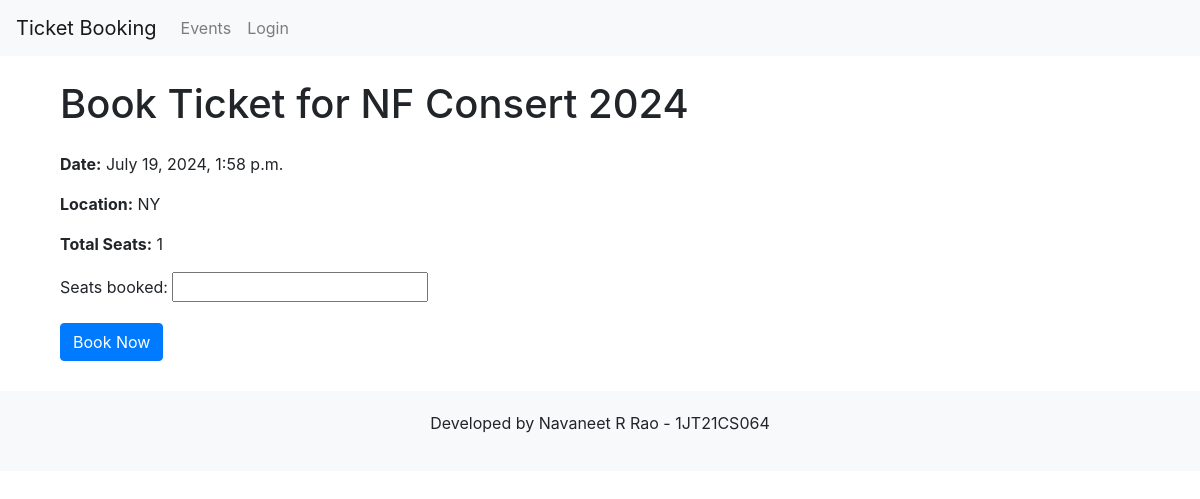
Screenshot of /book/1/ with the database file from the repository.
### booking/models.py (models this page shows, shortened)
class Event(models.Model):
    name = models.CharField(max_length=100)
    date = models.DateTimeField()
    location = models.CharField(max_length=255)
    total_seats = models.PositiveIntegerField()

### booking/views.py (the view)
# urls.py: path('book/<int:event_id>/', book_ticket, name='book_ticket'),
def book_ticket(request, event_id):
    event = get_object_or_404(Event, id=event_id)
    if request.method == 'POST':
        form = BookingForm(request.POST)
        if form.is_valid():
            booking = form.save(commit=False)
            booking.event = event
            booking.user = request.user
            booking.save()
            return redirect('my_bookings')  # Redirect to a page showing user's bookings
    else:
        form = BookingForm()
    return render(request, 'booking/book_ticket.html', {'form': form, 'event': event})

### booking/forms.py
class BookingForm(forms.ModelForm):
    class Meta:
        model = Booking
        fields = ['seats_booked']

### booking/templates/booking/book_ticket.html (shortened to what this page needs)
{% extends 'base.html' %}
{% block content %}
<div class="container">
  <h1 class="my-4">Book Ticket for {{ event.name }}</h1>
  <p><strong>Date:</strong> {{ event.date }}</p>
  <p><strong>Location:</strong> {{ event.location }}</p>
  <p><strong>Total Seats:</strong> {{ event.total_seats }}</p>
  <form method="post">
    <div class="form-group">
      {{ form.seats_booked.label_tag }}
      {{ form.seats_booked }}
    </div>
    <button type="submit" class="btn btn-primary">Book Now</button>
  </form>
</div>
{% endblock %}

### booking/templates/base.html (style rules this page uses)
body { padding-top: 56px; }

### rows the page displays
Event: name "NF Consert 2024", date "July 19, 2024, 1:58 p.m.", location "NY", total_seats "1"
